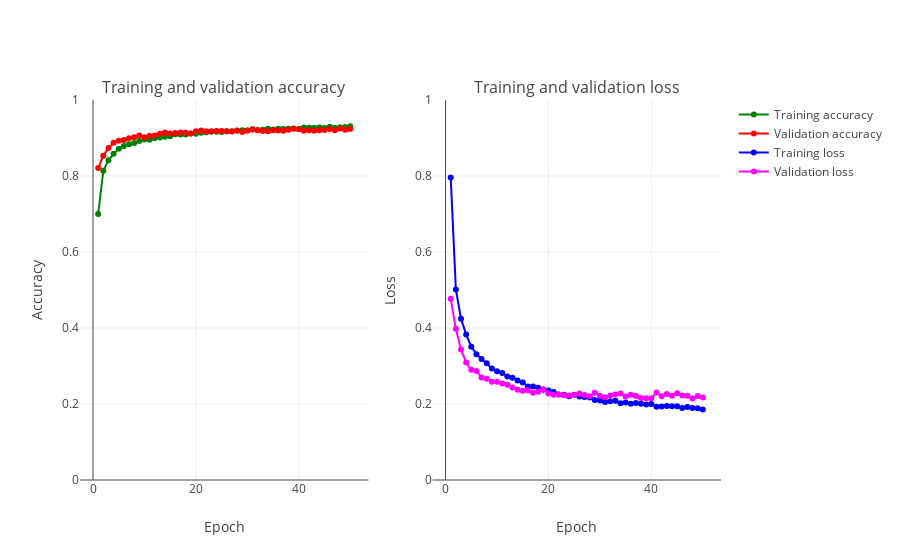

The cell this chart's notebook holds for it:
### Markdown cell above
## <a id="57">Prediction accuracy with the new model</a>

Let's re-evaluate the prediction accuracy with the new model.

### Code cell
plot_accuracy_and_loss(train_model)

### Figure 1 — Plotly figure (JSON) as saved in the notebook; plotly's stock layout.template omitted (floating-point values rounded to 4 significant figures)
{"data": [{"marker": {"color": "Green"}, "mode": "markers+lines", "name": "Training accuracy", "text": ["1", "2", "3", "4", "5", "6", "7", "8", "9", "10", "11", "12", "13", "14", "15", "16", "17", "18", "19", "20", "21", "22", "23", "24", "25", "26", "27", "28", "29", "30", "31", "32", "33", "34", "35", "36", "37", "38", "39", "40", "41", "42", "43", "44", "45", "46", "47", "48", "49", "50"], "x": [1, 2, 3, 4, 5, 6, 7, 8, 9, 10, 11, 12, 13, 14, 15, 16, 17, 18, 19, 20, 21, 22, 23, 24, 25, 26, 27, 28, 29, 30, 31, 32, 33, 34, 35, 36, 37, 38, 39, 40, 41, 42, 43, 44, 45, 46, 47, 48, 49, 50], "y": [0.6999, 0.814, 0.8412, 0.8583, 0.872, 0.8787, 0.8832, 0.8868, 0.8919, 0.8962, 0.8957, 0.8993, 0.9013, 0.9035, 0.9047, 0.9095, 0.9095, 0.9095, 0.912, 0.9114, 0.9136, 0.9151, 0.9161, 0.9165, 0.9156, 0.9176, 0.918, 0.9191, 0.9202, 0.9207, 0.923, 0.9213, 0.9218, 0.9243, 0.9222, 0.9246, 0.9239, 0.924, 0.9253, 0.9243, 0.9279, 0.9267, 0.9268, 0.9274, 0.9266, 0.9298, 0.9271, 0.9281, 0.9288, 0.9307], "type": "scatter", "uid": "a39b3ef2-a208-11ed-bc7b-7b06880a3cb8", "xaxis": "x", "yaxis": "y"}, {"marker": {"color": "Red"}, "mode": "markers+lines", "name": "Validation accuracy", "text": ["1", "2", "3", "4", "5", "6", "7", "8", "9", "10", "11", "12", "13", "14", "15", "16", "17", "18", "19", "20", "21", "22", "23", "24", "25", "26", "27", "28", "29", "30", "31", "32", "33", "34", "35", "36", "37", "38", "39", "40", "41", "42", "43", "44", "45", "46", "47", "48", "49", "50"], "x": [1, 2, 3, 4, 5, 6, 7, 8, 9, 10, 11, 12, 13, 14, 15, 16, 17, 18, 19, 20, 21, 22, 23, 24, 25, 26, 27, 28, 29, 30, 31, 32, 33, 34, 35, 36, 37, 38, 39, 40, 41, 42, 43, 44, 45, 46, 47, 48, 49, 50], "y": [0.8209, 0.8536, 0.8734, 0.8872, 0.893, 0.8944, 0.8995, 0.9019, 0.9063, 0.9017, 0.9062, 0.9066, 0.9115, 0.9144, 0.9121, 0.9132, 0.9148, 0.914, 0.9119, 0.9177, 0.9195, 0.9175, 0.9181, 0.9186, 0.9186, 0.918, 0.917, 0.9198, 0.9158, 0.9191, 0.9224, 0.9202, 0.9183, 0.9175, 0.9202, 0.9194, 0.9193, 0.9219, 0.9241, 0.923, 0.9191, 0.9206, 0.9192, 0.9201, 0.9212, 0.9234, 0.9207, 0.9251, 0.9217, 0.9236], "type": "scatter", "uid": "a39c4798-a208-11ed-bc7b-7b06880a3cb8", "xaxis": "x", "yaxis": "y"}, {"marker": {"color": "Blue"}, "mode": "markers+lines", "name": "Training loss", "text": ["1", "2", "3", "4", "5", "6", "7", "8", "9", "10", "11", "12", "13", "14", "15", "16", "17", "18", "19", "20", "21", "22", "23", "24", "25", "26", "27", "28", "29", "30", "31", "32", "33", "34", "35", "36", "37", "38", "39", "40", "41", "42", "43", "44", "45", "46", "47", "48", "49", "50"], "x": [1, 2, 3, 4, 5, 6, 7, 8, 9, 10, 11, 12, 13, 14, 15, 16, 17, 18, 19, 20, 21, 22, 23, 24, 25, 26, 27, 28, 29, 30, 31, 32, 33, 34, 35, 36, 37, 38, 39, 40, 41, 42, 43, 44, 45, 46, 47, 48, 49, 50], "y": [0.7963, 0.5013, 0.4246, 0.3826, 0.3507, 0.3312, 0.3183, 0.3071, 0.2933, 0.286, 0.2818, 0.2722, 0.2688, 0.2619, 0.2569, 0.2458, 0.246, 0.2428, 0.2373, 0.2354, 0.2314, 0.225, 0.2241, 0.2207, 0.2246, 0.2196, 0.2182, 0.2174, 0.2108, 0.2093, 0.2053, 0.2074, 0.2085, 0.2022, 0.2042, 0.2008, 0.2029, 0.2009, 0.1989, 0.2, 0.1927, 0.1935, 0.195, 0.1938, 0.1938, 0.1892, 0.1923, 0.1892, 0.1885, 0.1856], "type": "scatter", "uid": "a39d3a54-a208-11ed-bc7b-7b06880a3cb8", "xaxis": "x2", "yaxis": "y2"}, {"marker": {"color": "Magenta"}, "mode": "markers+lines", "name": "Validation loss", "text": ["1", "2", "3", "4", "5", "6", "7", "8", "9", "10", "11", "12", "13", "14", "15", "16", "17", "18", "19", "20", "21", "22", "23", "24", "25", "26", "27", "28", "29", "30", "31", "32", "33", "34", "35", "36", "37", "38", "39", "40", "41", "42", "43", "44", "45", "46", "47", "48", "49", "50"], "x": [1, 2, 3, 4, 5, 6, 7, 8, 9, 10, 11, 12, 13, 14, 15, 16, 17, 18, 19, 20, 21, 22, 23, 24, 25, 26, 27, 28, 29, 30, 31, 32, 33, 34, 35, 36, 37, 38, 39, 40, 41, 42, 43, 44, 45, 46, 47, 48, 49, 50], "y": [0.4767, 0.3978, 0.3431, 0.3093, 0.2899, 0.2868, 0.27, 0.2664, 0.2587, 0.2585, 0.2538, 0.2503, 0.2432, 0.2373, 0.235, 0.236, 0.2293, 0.2324, 0.239, 0.2274, 0.2242, 0.225, 0.223, 0.2226, 0.2236, 0.2279, 0.2239, 0.2204, 0.2297, 0.2219, 0.2177, 0.2226, 0.2252, 0.2274, 0.2199, 0.2243, 0.2213, 0.216, 0.2148, 0.2154, 0.2305, 0.2207, 0.2265, 0.2219, 0.2282, 0.2221, 0.222, 0.2144, 0.221, 0.2173], "type": "scatter", "uid": "a39e3044-a208-11ed-bc7b-7b06880a3cb8", "xaxis": "x2", "yaxis": "y2"}], "layout": {"annotations": [{"font": {"size": 16}, "showarrow": false, "text": "Training and validation accuracy", "x": 0.225, "xanchor": "center", "xref": "paper", "y": 1, "yanchor": "bottom", "yref": "paper"}, {"font": {"size": 16}, "showarrow": false, "text": "Training and validation loss", "x": 0.775, "xanchor": "center", "xref": "paper", "y": 1, "yanchor": "bottom", "yref": "paper"}], "xaxis": {"anchor": "y", "domain": [0, 0.45], "title": {"text": "Epoch"}, "type": "linear", "range": [-2.769, 53.77], "autorange": true}, "yaxis": {"anchor": "x", "domain": [0, 1], "title": {"text": "Accuracy"}, "range": [0, 1], "type": "linear"}, "xaxis2": {"anchor": "y2", "domain": [0.55, 1], "title": {"text": "Epoch"}, "type": "linear", "range": [-2.769, 53.77], "autorange": true}, "yaxis2": {"anchor": "x2", "domain": [0, 1], "title": {"text": "Loss"}, "range": [0, 1], "type": "linear"}, "autosize": true}}
